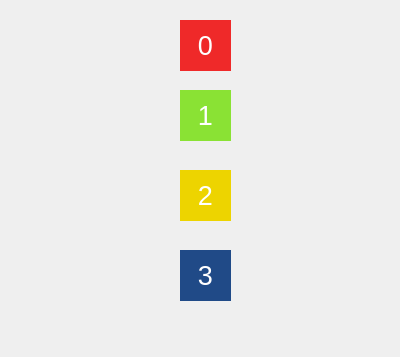
<?xml version="1.0" encoding="UTF-8"?>
<ui version="4.0">
 <class>Form</class>
 <widget class="QWidget" name="Form">
  <property name="geometry">
   <rect>
    <x>0</x>
    <y>0</y>
    <width>400</width>
    <height>357</height>
   </rect>
  </property>
  <property name="windowTitle">
   <string>Form</string>
  </property>
  <widget class="QLabel" name="label">
   <property name="geometry">
    <rect>
     <x>180</x>
     <y>20</y>
     <width>51</width>
     <height>51</height>
    </rect>
   </property>
   <property name="palette">
    <palette>
     <active>
      <colorrole role="WindowText">
       <brush brushstyle="SolidPattern">
        <color alpha="255">
         <red>0</red>
         <green>0</green>
         <blue>0</blue>
        </color>
       </brush>
      </colorrole>
      <colorrole role="Button">
       <brush brushstyle="SolidPattern">
        <color alpha="255">
         <red>239</red>
         <green>41</green>
         <blue>41</blue>
        </color>
       </brush>
      </colorrole>
      <colorrole role="Light">
       <brush brushstyle="SolidPattern">
        <color alpha="255">
         <red>255</red>
         <green>147</green>
         <blue>147</blue>
        </color>
       </brush>
      </colorrole>
      <colorrole role="Midlight">
       <brush brushstyle="SolidPattern">
        <color alpha="255">
         <red>247</red>
         <green>94</green>
         <blue>94</blue>
        </color>
       </brush>
      </colorrole>
      <colorrole role="Dark">
       <brush brushstyle="SolidPattern">
        <color alpha="255">
         <red>119</red>
         <green>20</green>
         <blue>20</blue>
        </color>
       </brush>
      </colorrole>
      <colorrole role="Mid">
       <brush brushstyle="SolidPattern">
        <color alpha="255">
         <red>159</red>
         <green>27</green>
         <blue>27</blue>
        </color>
       </brush>
      </colorrole>
      <colorrole role="Text">
       <brush brushstyle="SolidPattern">
        <color alpha="255">
         <red>0</red>
         <green>0</green>
         <blue>0</blue>
        </color>
       </brush>
      </colorrole>
      <colorrole role="BrightText">
       <brush brushstyle="SolidPattern">
        <color alpha="255">
         <red>255</red>
         <green>255</green>
         <blue>255</blue>
        </color>
       </brush>
      </colorrole>
      <colorrole role="ButtonText">
       <brush brushstyle="SolidPattern">
        <color alpha="255">
         <red>0</red>
         <green>0</green>
         <blue>0</blue>
        </color>
       </brush>
      </colorrole>
      <colorrole role="Base">
       <brush brushstyle="SolidPattern">
        <color alpha="255">
         <red>255</red>
         <green>255</green>
         <blue>255</blue>
        </color>
       </brush>
      </colorrole>
      <colorrole role="Window">
       <brush brushstyle="SolidPattern">
        <color alpha="255">
         <red>239</red>
         <green>41</green>
         <blue>41</blue>
        </color>
       </brush>
      </colorrole>
      <colorrole role="Shadow">
       <brush brushstyle="SolidPattern">
        <color alpha="255">
         <red>0</red>
         <green>0</green>
         <blue>0</blue>
        </color>
       </brush>
      </colorrole>
      <colorrole role="AlternateBase">
       <brush brushstyle="SolidPattern">
        <color alpha="255">
         <red>247</red>
         <green>148</green>
         <blue>148</blue>
        </color>
       </brush>
      </colorrole>
      <colorrole role="ToolTipBase">
       <brush brushstyle="SolidPattern">
        <color alpha="255">
         <red>255</red>
         <green>255</green>
         <blue>220</blue>
        </color>
       </brush>
      </colorrole>
      <colorrole role="ToolTipText">
       <brush brushstyle="SolidPattern">
        <color alpha="255">
         <red>0</red>
         <green>0</green>
         <blue>0</blue>
        </color>
       </brush>
      </colorrole>
      <colorrole role="PlaceholderText">
       <brush brushstyle="SolidPattern">
        <color alpha="128">
         <red>0</red>
         <green>0</green>
         <blue>0</blue>
        </color>
       </brush>
      </colorrole>
     </active>
     <inactive>
      <colorrole role="WindowText">
       <brush brushstyle="SolidPattern">
        <color alpha="255">
         <red>0</red>
         <green>0</green>
         <blue>0</blue>
        </color>
       </brush>
      </colorrole>
      <colorrole role="Button">
       <brush brushstyle="SolidPattern">
        <color alpha="255">
         <red>239</red>
         <green>41</green>
         <blue>41</blue>
        </color>
       </brush>
      </colorrole>
      <colorrole role="Light">
       <brush brushstyle="SolidPattern">
        <color alpha="255">
         <red>255</red>
         <green>147</green>
         <blue>147</blue>
        </color>
       </brush>
      </colorrole>
      <colorrole role="Midlight">
       <brush brushstyle="SolidPattern">
        <color alpha="255">
         <red>247</red>
         <green>94</green>
         <blue>94</blue>
        </color>
       </brush>
      </colorrole>
      <colorrole role="Dark">
       <brush brushstyle="SolidPattern">
        <color alpha="255">
         <red>119</red>
         <green>20</green>
         <blue>20</blue>
        </color>
       </brush>
      </colorrole>
      <colorrole role="Mid">
       <brush brushstyle="SolidPattern">
        <color alpha="255">
         <red>159</red>
         <green>27</green>
         <blue>27</blue>
        </color>
       </brush>
      </colorrole>
      <colorrole role="Text">
       <brush brushstyle="SolidPattern">
        <color alpha="255">
         <red>0</red>
         <green>0</green>
         <blue>0</blue>
        </color>
       </brush>
      </colorrole>
      <colorrole role="BrightText">
       <brush brushstyle="SolidPattern">
        <color alpha="255">
         <red>255</red>
         <green>255</green>
         <blue>255</blue>
        </color>
       </brush>
      </colorrole>
      <colorrole role="ButtonText">
       <brush brushstyle="SolidPattern">
        <color alpha="255">
         <red>0</red>
         <green>0</green>
         <blue>0</blue>
        </color>
       </brush>
      </colorrole>
      <colorrole role="Base">
       <brush brushstyle="SolidPattern">
        <color alpha="255">
         <red>255</red>
         <green>255</green>
         <blue>255</blue>
        </color>
       </brush>
      </colorrole>
      <colorrole role="Window">
       <brush brushstyle="SolidPattern">
        <color alpha="255">
         <red>239</red>
         <green>41</green>
         <blue>41</blue>
        </color>
       </brush>
      </colorrole>
      <colorrole role="Shadow">
       <brush brushstyle="SolidPattern">
        <color alpha="255">
         <red>0</red>
         <green>0</green>
         <blue>0</blue>
        </color>
       </brush>
      </colorrole>
      <colorrole role="AlternateBase">
       <brush brushstyle="SolidPattern">
        <color alpha="255">
         <red>247</red>
         <green>148</green>
         <blue>148</blue>
        </color>
       </brush>
      </colorrole>
      <colorrole role="ToolTipBase">
       <brush brushstyle="SolidPattern">
        <color alpha="255">
         <red>255</red>
         <green>255</green>
         <blue>220</blue>
        </color>
       </brush>
      </colorrole>
      <colorrole role="ToolTipText">
       <brush brushstyle="SolidPattern">
        <color alpha="255">
         <red>0</red>
         <green>0</green>
         <blue>0</blue>
        </color>
       </brush>
      </colorrole>
      <colorrole role="PlaceholderText">
       <brush brushstyle="SolidPattern">
        <color alpha="128">
         <red>0</red>
         <green>0</green>
         <blue>0</blue>
        </color>
       </brush>
      </colorrole>
     </inactive>
     <disabled>
      <colorrole role="WindowText">
       <brush brushstyle="SolidPattern">
        <color alpha="255">
         <red>119</red>
         <green>20</green>
         <blue>20</blue>
        </color>
       </brush>
      </colorrole>
      <colorrole role="Button">
       <brush brushstyle="SolidPattern">
        <color alpha="255">
         <red>239</red>
         <green>41</green>
         <blue>41</blue>
        </color>
       </brush>
      </colorrole>
      <colorrole role="Light">
       <brush brushstyle="SolidPattern">
        <color alpha="255">
         <red>255</red>
         <green>147</green>
         <blue>147</blue>
        </color>
       </brush>
      </colorrole>
      <colorrole role="Midlight">
       <brush brushstyle="SolidPattern">
        <color alpha="255">
         <red>247</red>
         <green>94</green>
         <blue>94</blue>
        </color>
       </brush>
      </colorrole>
      <colorrole role="Dark">
       <brush brushstyle="SolidPattern">
        <color alpha="255">
         <red>119</red>
         <green>20</green>
         <blue>20</blue>
        </color>
       </brush>
      </colorrole>
      <colorrole role="Mid">
       <brush brushstyle="SolidPattern">
        <color alpha="255">
         <red>159</red>
         <green>27</green>
         <blue>27</blue>
        </color>
       </brush>
      </colorrole>
      <colorrole role="Text">
       <brush brushstyle="SolidPattern">
        <color alpha="255">
         <red>119</red>
         <green>20</green>
         <blue>20</blue>
        </color>
       </brush>
      </colorrole>
      <colorrole role="BrightText">
       <brush brushstyle="SolidPattern">
        <color alpha="255">
         <red>255</red>
         <green>255</green>
         <blue>255</blue>
        </color>
       </brush>
      </colorrole>
      <colorrole role="ButtonText">
       <brush brushstyle="SolidPattern">
        <color alpha="255">
         <red>119</red>
         <green>20</green>
         <blue>20</blue>
        </color>
       </brush>
      </colorrole>
      <colorrole role="Base">
       <brush brushstyle="SolidPattern">
        <color alpha="255">
         <red>239</red>
         <green>41</green>
         <blue>41</blue>
        </color>
       </brush>
      </colorrole>
      <colorrole role="Window">
       <brush brushstyle="SolidPattern">
        <color alpha="255">
         <red>239</red>
         <green>41</green>
         <blue>41</blue>
        </color>
       </brush>
      </colorrole>
      <colorrole role="Shadow">
       <brush brushstyle="SolidPattern">
        <color alpha="255">
         <red>0</red>
         <green>0</green>
         <blue>0</blue>
        </color>
       </brush>
      </colorrole>
      <colorrole role="AlternateBase">
       <brush brushstyle="SolidPattern">
        <color alpha="255">
         <red>239</red>
         <green>41</green>
         <blue>41</blue>
        </color>
       </brush>
      </colorrole>
      <colorrole role="ToolTipBase">
       <brush brushstyle="SolidPattern">
        <color alpha="255">
         <red>255</red>
         <green>255</green>
         <blue>220</blue>
        </color>
       </brush>
      </colorrole>
      <colorrole role="ToolTipText">
       <brush brushstyle="SolidPattern">
        <color alpha="255">
         <red>0</red>
         <green>0</green>
         <blue>0</blue>
        </color>
       </brush>
      </colorrole>
      <colorrole role="PlaceholderText">
       <brush brushstyle="SolidPattern">
        <color alpha="128">
         <red>0</red>
         <green>0</green>
         <blue>0</blue>
        </color>
       </brush>
      </colorrole>
     </disabled>
    </palette>
   </property>
   <property name="autoFillBackground">
    <bool>true</bool>
   </property>
   <property name="text">
    <string>&lt;html&gt;&lt;head/&gt;&lt;body&gt;&lt;p align=&quot;center&quot;&gt;&lt;span style=&quot; font-size:20pt; color:#ffffff;&quot;&gt;0&lt;/span&gt;&lt;/p&gt;&lt;/body&gt;&lt;/html&gt;</string>
   </property>
  </widget>
  <widget class="QLabel" name="label_2">
   <property name="geometry">
    <rect>
     <x>180</x>
     <y>90</y>
     <width>51</width>
     <height>51</height>
    </rect>
   </property>
   <property name="palette">
    <palette>
     <active>
      <colorrole role="WindowText">
       <brush brushstyle="SolidPattern">
        <color alpha="255">
         <red>0</red>
         <green>0</green>
         <blue>0</blue>
        </color>
       </brush>
      </colorrole>
      <colorrole role="Button">
       <brush brushstyle="SolidPattern">
        <color alpha="255">
         <red>138</red>
         <green>226</green>
         <blue>52</blue>
        </color>
       </brush>
      </colorrole>
      <colorrole role="Light">
       <brush brushstyle="SolidPattern">
        <color alpha="255">
         <red>198</red>
         <green>255</green>
         <blue>143</blue>
        </color>
       </brush>
      </colorrole>
      <colorrole role="Midlight">
       <brush brushstyle="SolidPattern">
        <color alpha="255">
         <red>168</red>
         <green>240</green>
         <blue>97</blue>
        </color>
       </brush>
      </colorrole>
      <colorrole role="Dark">
       <brush brushstyle="SolidPattern">
        <color alpha="255">
         <red>69</red>
         <green>113</green>
         <blue>26</blue>
        </color>
       </brush>
      </colorrole>
      <colorrole role="Mid">
       <brush brushstyle="SolidPattern">
        <color alpha="255">
         <red>92</red>
         <green>151</green>
         <blue>34</blue>
        </color>
       </brush>
      </colorrole>
      <colorrole role="Text">
       <brush brushstyle="SolidPattern">
        <color alpha="255">
         <red>0</red>
         <green>0</green>
         <blue>0</blue>
        </color>
       </brush>
      </colorrole>
      <colorrole role="BrightText">
       <brush brushstyle="SolidPattern">
        <color alpha="255">
         <red>255</red>
         <green>255</green>
         <blue>255</blue>
        </color>
       </brush>
      </colorrole>
      <colorrole role="ButtonText">
       <brush brushstyle="SolidPattern">
        <color alpha="255">
         <red>0</red>
         <green>0</green>
         <blue>0</blue>
        </color>
       </brush>
      </colorrole>
      <colorrole role="Base">
       <brush brushstyle="SolidPattern">
        <color alpha="255">
         <red>255</red>
         <green>255</green>
         <blue>255</blue>
        </color>
       </brush>
      </colorrole>
      <colorrole role="Window">
       <brush brushstyle="SolidPattern">
        <color alpha="255">
         <red>138</red>
         <green>226</green>
         <blue>52</blue>
        </color>
       </brush>
      </colorrole>
      <colorrole role="Shadow">
       <brush brushstyle="SolidPattern">
        <color alpha="255">
         <red>0</red>
         <green>0</green>
         <blue>0</blue>
        </color>
       </brush>
      </colorrole>
      <colorrole role="AlternateBase">
       <brush brushstyle="SolidPattern">
        <color alpha="255">
         <red>196</red>
         <green>240</green>
         <blue>153</blue>
        </color>
       </brush>
      </colorrole>
      <colorrole role="ToolTipBase">
       <brush brushstyle="SolidPattern">
        <color alpha="255">
         <red>255</red>
         <green>255</green>
         <blue>220</blue>
        </color>
       </brush>
      </colorrole>
      <colorrole role="ToolTipText">
       <brush brushstyle="SolidPattern">
        <color alpha="255">
         <red>0</red>
         <green>0</green>
         <blue>0</blue>
        </color>
       </brush>
      </colorrole>
      <colorrole role="PlaceholderText">
       <brush brushstyle="SolidPattern">
        <color alpha="128">
         <red>0</red>
         <green>0</green>
         <blue>0</blue>
        </color>
       </brush>
      </colorrole>
     </active>
     <inactive>
      <colorrole role="WindowText">
       <brush brushstyle="SolidPattern">
        <color alpha="255">
         <red>0</red>
         <green>0</green>
         <blue>0</blue>
        </color>
       </brush>
      </colorrole>
      <colorrole role="Button">
       <brush brushstyle="SolidPattern">
        <color alpha="255">
         <red>138</red>
         <green>226</green>
         <blue>52</blue>
        </color>
       </brush>
      </colorrole>
      <colorrole role="Light">
       <brush brushstyle="SolidPattern">
        <color alpha="255">
         <red>198</red>
         <green>255</green>
         <blue>143</blue>
        </color>
       </brush>
      </colorrole>
      <colorrole role="Midlight">
       <brush brushstyle="SolidPattern">
        <color alpha="255">
         <red>168</red>
         <green>240</green>
         <blue>97</blue>
        </color>
       </brush>
      </colorrole>
      <colorrole role="Dark">
       <brush brushstyle="SolidPattern">
        <color alpha="255">
         <red>69</red>
         <green>113</green>
         <blue>26</blue>
        </color>
       </brush>
      </colorrole>
      <colorrole role="Mid">
       <brush brushstyle="SolidPattern">
        <color alpha="255">
         <red>92</red>
         <green>151</green>
         <blue>34</blue>
        </color>
       </brush>
      </colorrole>
      <colorrole role="Text">
       <brush brushstyle="SolidPattern">
        <color alpha="255">
         <red>0</red>
         <green>0</green>
         <blue>0</blue>
        </color>
       </brush>
      </colorrole>
      <colorrole role="BrightText">
       <brush brushstyle="SolidPattern">
        <color alpha="255">
         <red>255</red>
         <green>255</green>
         <blue>255</blue>
        </color>
       </brush>
      </colorrole>
      <colorrole role="ButtonText">
       <brush brushstyle="SolidPattern">
        <color alpha="255">
         <red>0</red>
         <green>0</green>
         <blue>0</blue>
        </color>
       </brush>
      </colorrole>
      <colorrole role="Base">
       <brush brushstyle="SolidPattern">
        <color alpha="255">
         <red>255</red>
         <green>255</green>
         <blue>255</blue>
        </color>
       </brush>
      </colorrole>
      <colorrole role="Window">
       <brush brushstyle="SolidPattern">
        <color alpha="255">
         <red>138</red>
         <green>226</green>
         <blue>52</blue>
        </color>
       </brush>
      </colorrole>
      <colorrole role="Shadow">
       <brush brushstyle="SolidPattern">
        <color alpha="255">
         <red>0</red>
         <green>0</green>
         <blue>0</blue>
        </color>
       </brush>
      </colorrole>
      <colorrole role="AlternateBase">
       <brush brushstyle="SolidPattern">
        <color alpha="255">
         <red>196</red>
         <green>240</green>
         <blue>153</blue>
        </color>
       </brush>
      </colorrole>
      <colorrole role="ToolTipBase">
       <brush brushstyle="SolidPattern">
        <color alpha="255">
         <red>255</red>
         <green>255</green>
         <blue>220</blue>
        </color>
       </brush>
      </colorrole>
      <colorrole role="ToolTipText">
       <brush brushstyle="SolidPattern">
        <color alpha="255">
         <red>0</red>
         <green>0</green>
         <blue>0</blue>
        </color>
       </brush>
      </colorrole>
      <colorrole role="PlaceholderText">
       <brush brushstyle="SolidPattern">
        <color alpha="128">
         <red>0</red>
         <green>0</green>
         <blue>0</blue>
        </color>
       </brush>
      </colorrole>
     </inactive>
     <disabled>
      <colorrole role="WindowText">
       <brush brushstyle="SolidPattern">
        <color alpha="255">
         <red>69</red>
         <green>113</green>
         <blue>26</blue>
        </color>
       </brush>
      </colorrole>
      <colorrole role="Button">
       <brush brushstyle="SolidPattern">
        <color alpha="255">
         <red>138</red>
         <green>226</green>
         <blue>52</blue>
        </color>
       </brush>
      </colorrole>
      <colorrole role="Light">
       <brush brushstyle="SolidPattern">
        <color alpha="255">
         <red>198</red>
         <green>255</green>
         <blue>143</blue>
        </color>
       </brush>
      </colorrole>
      <colorrole role="Midlight">
       <brush brushstyle="SolidPattern">
        <color alpha="255">
         <red>168</red>
         <green>240</green>
         <blue>97</blue>
        </color>
       </brush>
      </colorrole>
      <colorrole role="Dark">
       <brush brushstyle="SolidPattern">
        <color alpha="255">
         <red>69</red>
         <green>113</green>
         <blue>26</blue>
        </color>
       </brush>
      </colorrole>
      <colorrole role="Mid">
       <brush brushstyle="SolidPattern">
        <color alpha="255">
         <red>92</red>
         <green>151</green>
         <blue>34</blue>
        </color>
       </brush>
      </colorrole>
      <colorrole role="Text">
       <brush brushstyle="SolidPattern">
        <color alpha="255">
         <red>69</red>
         <green>113</green>
         <blue>26</blue>
        </color>
       </brush>
      </colorrole>
      <colorrole role="BrightText">
       <brush brushstyle="SolidPattern">
        <color alpha="255">
         <red>255</red>
         <green>255</green>
         <blue>255</blue>
        </color>
       </brush>
      </colorrole>
      <colorrole role="ButtonText">
       <brush brushstyle="SolidPattern">
        <color alpha="255">
         <red>69</red>
         <green>113</green>
         <blue>26</blue>
        </color>
       </brush>
      </colorrole>
      <colorrole role="Base">
       <brush brushstyle="SolidPattern">
        <color alpha="255">
         <red>138</red>
         <green>226</green>
         <blue>52</blue>
        </color>
       </brush>
      </colorrole>
      <colorrole role="Window">
       <brush brushstyle="SolidPattern">
        <color alpha="255">
         <red>138</red>
         <green>226</green>
         <blue>52</blue>
        </color>
       </brush>
      </colorrole>
      <colorrole role="Shadow">
       <brush brushstyle="SolidPattern">
        <color alpha="255">
         <red>0</red>
         <green>0</green>
         <blue>0</blue>
        </color>
       </brush>
      </colorrole>
      <colorrole role="AlternateBase">
       <brush brushstyle="SolidPattern">
        <color alpha="255">
         <red>138</red>
         <green>226</green>
         <blue>52</blue>
        </color>
       </brush>
      </colorrole>
      <colorrole role="ToolTipBase">
       <brush brushstyle="SolidPattern">
        <color alpha="255">
         <red>255</red>
         <green>255</green>
         <blue>220</blue>
        </color>
       </brush>
      </colorrole>
      <colorrole role="ToolTipText">
       <brush brushstyle="SolidPattern">
        <color alpha="255">
         <red>0</red>
         <green>0</green>
         <blue>0</blue>
        </color>
       </brush>
      </colorrole>
      <colorrole role="PlaceholderText">
       <brush brushstyle="SolidPattern">
        <color alpha="128">
         <red>0</red>
         <green>0</green>
         <blue>0</blue>
        </color>
       </brush>
      </colorrole>
     </disabled>
    </palette>
   </property>
   <property name="autoFillBackground">
    <bool>true</bool>
   </property>
   <property name="text">
    <string>&lt;html&gt;&lt;head/&gt;&lt;body&gt;&lt;p align=&quot;center&quot;&gt;&lt;span style=&quot; font-size:20pt; color:#ffffff;&quot;&gt;1&lt;/span&gt;&lt;/p&gt;&lt;/body&gt;&lt;/html&gt;</string>
   </property>
  </widget>
  <widget class="QLabel" name="label_3">
   <property name="geometry">
    <rect>
     <x>180</x>
     <y>170</y>
     <width>51</width>
     <height>51</height>
    </rect>
   </property>
   <property name="palette">
    <palette>
     <active>
      <colorrole role="WindowText">
       <brush brushstyle="SolidPattern">
        <color alpha="255">
         <red>0</red>
         <green>0</green>
         <blue>0</blue>
        </color>
       </brush>
      </colorrole>
      <colorrole role="Button">
       <brush brushstyle="SolidPattern">
        <color alpha="255">
         <red>237</red>
         <green>212</green>
         <blue>0</blue>
        </color>
       </brush>
      </colorrole>
      <colorrole role="Light">
       <brush brushstyle="SolidPattern">
        <color alpha="255">
         <red>255</red>
         <green>239</green>
         <blue>100</blue>
        </color>
       </brush>
      </colorrole>
      <colorrole role="Midlight">
       <brush brushstyle="SolidPattern">
        <color alpha="255">
         <red>246</red>
         <green>225</green>
         <blue>50</blue>
        </color>
       </brush>
      </colorrole>
      <colorrole role="Dark">
       <brush brushstyle="SolidPattern">
        <color alpha="255">
         <red>118</red>
         <green>106</green>
         <blue>0</blue>
        </color>
       </brush>
      </colorrole>
      <colorrole role="Mid">
       <brush brushstyle="SolidPattern">
        <color alpha="255">
         <red>158</red>
         <green>141</green>
         <blue>0</blue>
        </color>
       </brush>
      </colorrole>
      <colorrole role="Text">
       <brush brushstyle="SolidPattern">
        <color alpha="255">
         <red>0</red>
         <green>0</green>
         <blue>0</blue>
        </color>
       </brush>
      </colorrole>
      <colorrole role="BrightText">
       <brush brushstyle="SolidPattern">
        <color alpha="255">
         <red>255</red>
         <green>255</green>
         <blue>255</blue>
        </color>
       </brush>
      </colorrole>
      <colorrole role="ButtonText">
       <brush brushstyle="SolidPattern">
        <color alpha="255">
         <red>0</red>
         <green>0</green>
         <blue>0</blue>
        </color>
       </brush>
      </colorrole>
      <colorrole role="Base">
       <brush brushstyle="SolidPattern">
        <color alpha="255">
         <red>255</red>
         <green>255</green>
         <blue>255</blue>
        </color>
       </brush>
      </colorrole>
      <colorrole role="Window">
       <brush brushstyle="SolidPattern">
        <color alpha="255">
         <red>237</red>
         <green>212</green>
         <blue>0</blue>
        </color>
       </brush>
      </colorrole>
      <colorrole role="Shadow">
       <brush brushstyle="SolidPattern">
        <color alpha="255">
         <red>0</red>
         <green>0</green>
         <blue>0</blue>
        </color>
       </brush>
      </colorrole>
      <colorrole role="AlternateBase">
       <brush brushstyle="SolidPattern">
        <color alpha="255">
         <red>246</red>
         <green>233</green>
         <blue>127</blue>
        </color>
       </brush>
      </colorrole>
      <colorrole role="ToolTipBase">
       <brush brushstyle="SolidPattern">
        <color alpha="255">
         <red>255</red>
         <green>255</green>
         <blue>220</blue>
        </color>
       </brush>
      </colorrole>
      <colorrole role="ToolTipText">
       <brush brushstyle="SolidPattern">
        <color alpha="255">
         <red>0</red>
         <green>0</green>
         <blue>0</blue>
        </color>
       </brush>
      </colorrole>
      <colorrole role="PlaceholderText">
       <brush brushstyle="SolidPattern">
        <color alpha="128">
         <red>0</red>
         <green>0</green>
         <blue>0</blue>
        </color>
       </brush>
      </colorrole>
     </active>
     <inactive>
      <colorrole role="WindowText">
       <brush brushstyle="SolidPattern">
        <color alpha="255">
         <red>0</red>
         <green>0</green>
         <blue>0</blue>
        </color>
       </brush>
      </colorrole>
      <colorrole role="Button">
       <brush brushstyle="SolidPattern">
        <color alpha="255">
         <red>237</red>
         <green>212</green>
         <blue>0</blue>
        </color>
       </brush>
      </colorrole>
      <colorrole role="Light">
       <brush brushstyle="SolidPattern">
        <color alpha="255">
         <red>255</red>
         <green>239</green>
         <blue>100</blue>
        </color>
       </brush>
      </colorrole>
      <colorrole role="Midlight">
       <brush brushstyle="SolidPattern">
        <color alpha="255">
         <red>246</red>
         <green>225</green>
         <blue>50</blue>
        </color>
       </brush>
      </colorrole>
      <colorrole role="Dark">
       <brush brushstyle="SolidPattern">
        <color alpha="255">
         <red>118</red>
         <green>106</green>
         <blue>0</blue>
        </color>
       </brush>
      </colorrole>
      <colorrole role="Mid">
       <brush brushstyle="SolidPattern">
        <color alpha="255">
         <red>158</red>
         <green>141</green>
         <blue>0</blue>
        </color>
       </brush>
      </colorrole>
      <colorrole role="Text">
       <brush brushstyle="SolidPattern">
        <color alpha="255">
         <red>0</red>
         <green>0</green>
         <blue>0</blue>
        </color>
       </brush>
      </colorrole>
      <colorrole role="BrightText">
       <brush brushstyle="SolidPattern">
        <color alpha="255">
         <red>255</red>
         <green>255</green>
         <blue>255</blue>
        </color>
       </brush>
      </colorrole>
      <colorrole role="ButtonText">
       <brush brushstyle="SolidPattern">
        <color alpha="255">
         <red>0</red>
         <green>0</green>
         <blue>0</blue>
        </color>
       </brush>
      </colorrole>
      <colorrole role="Base">
       <brush brushstyle="SolidPattern">
        <color alpha="255">
         <red>255</red>
         <green>255</green>
         <blue>255</blue>
        </color>
       </brush>
      </colorrole>
      <colorrole role="Window">
       <brush brushstyle="SolidPattern">
        <color alpha="255">
         <red>237</red>
         <green>212</green>
         <blue>0</blue>
        </color>
       </brush>
      </colorrole>
      <colorrole role="Shadow">
       <brush brushstyle="SolidPattern">
        <color alpha="255">
         <red>0</red>
         <green>0</green>
         <blue>0</blue>
        </color>
       </brush>
      </colorrole>
      <colorrole role="AlternateBase">
       <brush brushstyle="SolidPattern">
        <color alpha="255">
         <red>246</red>
         <green>233</green>
         <blue>127</blue>
        </color>
       </brush>
      </colorrole>
      <colorrole role="ToolTipBase">
       <brush brushstyle="SolidPattern">
        <color alpha="255">
         <red>255</red>
         <green>255</green>
         <blue>220</blue>
        </color>
       </brush>
      </colorrole>
      <colorrole role="ToolTipText">
       <brush brushstyle="SolidPattern">
        <color alpha="255">
         <red>0</red>
         <green>0</green>
         <blue>0</blue>
        </color>
       </brush>
      </colorrole>
      <colorrole role="PlaceholderText">
       <brush brushstyle="SolidPattern">
        <color alpha="128">
         <red>0</red>
         <green>0</green>
         <blue>0</blue>
        </color>
       </brush>
      </colorrole>
     </inactive>
     <disabled>
      <colorrole role="WindowText">
       <brush brushstyle="SolidPattern">
        <color alpha="255">
         <red>118</red>
         <green>106</green>
         <blue>0</blue>
        </color>
       </brush>
      </colorrole>
      <colorrole role="Button">
       <brush brushstyle="SolidPattern">
        <color alpha="255">
         <red>237</red>
         <green>212</green>
         <blue>0</blue>
        </color>
       </brush>
      </colorrole>
      <colorrole role="Light">
       <brush brushstyle="SolidPattern">
        <color alpha="255">
         <red>255</red>
         <green>239</green>
         <blue>100</blue>
        </color>
       </brush>
      </colorrole>
      <colorrole role="Midlight">
       <brush brushstyle="SolidPattern">
        <color alpha="255">
         <red>246</red>
         <green>225</green>
         <blue>50</blue>
        </color>
       </brush>
      </colorrole>
      <colorrole role="Dark">
       <brush brushstyle="SolidPattern">
        <color alpha="255">
         <red>118</red>
         <green>106</green>
         <blue>0</blue>
        </color>
       </brush>
      </colorrole>
      <colorrole role="Mid">
       <brush brushstyle="SolidPattern">
        <color alpha="255">
         <red>158</red>
         <green>141</green>
         <blue>0</blue>
        </color>
       </brush>
      </colorrole>
      <colorrole role="Text">
       <brush brushstyle="SolidPattern">
        <color alpha="255">
         <red>118</red>
         <green>106</green>
         <blue>0</blue>
        </color>
       </brush>
      </colorrole>
      <colorrole role="BrightText">
       <brush brushstyle="SolidPattern">
        <color alpha="255">
         <red>255</red>
         <green>255</green>
         <blue>255</blue>
        </color>
       </brush>
      </colorrole>
      <colorrole role="ButtonText">
       <brush brushstyle="SolidPattern">
        <color alpha="255">
         <red>118</red>
         <green>106</green>
         <blue>0</blue>
        </color>
       </brush>
      </colorrole>
      <colorrole role="Base">
       <brush brushstyle="SolidPattern">
        <color alpha="255">
         <red>237</red>
         <green>212</green>
         <blue>0</blue>
        </color>
       </brush>
      </colorrole>
      <colorrole role="Window">
       <brush brushstyle="SolidPattern">
        <color alpha="255">
         <red>237</red>
         <green>212</green>
         <blue>0</blue>
        </color>
       </brush>
      </colorrole>
      <colorrole role="Shadow">
       <brush brushstyle="SolidPattern">
        <color alpha="255">
         <red>0</red>
         <green>0</green>
         <blue>0</blue>
        </color>
       </brush>
      </colorrole>
      <colorrole role="AlternateBase">
       <brush brushstyle="SolidPattern">
        <color alpha="255">
         <red>237</red>
         <green>212</green>
         <blue>0</blue>
        </color>
       </brush>
      </colorrole>
      <colorrole role="ToolTipBase">
       <brush brushstyle="SolidPattern">
        <color alpha="255">
         <red>255</red>
         <green>255</green>
         <blue>220</blue>
        </color>
       </brush>
      </colorrole>
      <colorrole role="ToolTipText">
       <brush brushstyle="SolidPattern">
        <color alpha="255">
         <red>0</red>
         <green>0</green>
         <blue>0</blue>
        </color>
       </brush>
      </colorrole>
      <colorrole role="PlaceholderText">
       <brush brushstyle="SolidPattern">
        <color alpha="128">
         <red>0</red>
         <green>0</green>
         <blue>0</blue>
        </color>
       </brush>
      </colorrole>
     </disabled>
    </palette>
   </property>
   <property name="autoFillBackground">
    <bool>true</bool>
   </property>
   <property name="text">
    <string>&lt;html&gt;&lt;head/&gt;&lt;body&gt;&lt;p align=&quot;center&quot;&gt;&lt;span style=&quot; font-size:20pt; color:#ffffff;&quot;&gt;2&lt;/span&gt;&lt;/p&gt;&lt;/body&gt;&lt;/html&gt;</string>
   </property>
  </widget>
  <widget class="QLabel" name="label_4">
   <property name="geometry">
    <rect>
     <x>180</x>
     <y>250</y>
     <width>51</width>
     <height>51</height>
    </rect>
   </property>
   <property name="palette">
    <palette>
     <active>
      <colorrole role="WindowText">
       <brush brushstyle="SolidPattern">
        <color alpha="255">
         <red>0</red>
         <green>0</green>
         <blue>0</blue>
        </color>
       </brush>
      </colorrole>
      <colorrole role="Button">
       <brush brushstyle="SolidPattern">
        <color alpha="255">
         <red>32</red>
         <green>74</green>
         <blue>135</blue>
        </color>
       </brush>
      </colorrole>
      <colorrole role="Light">
       <brush brushstyle="SolidPattern">
        <color alpha="255">
         <red>48</red>
         <green>111</green>
         <blue>203</blue>
        </color>
       </brush>
      </colorrole>
      <colorrole role="Midlight">
       <brush brushstyle="SolidPattern">
        <color alpha="255">
         <red>40</red>
         <green>92</green>
         <blue>169</blue>
        </color>
       </brush>
      </colorrole>
      <colorrole role="Dark">
       <brush brushstyle="SolidPattern">
        <color alpha="255">
         <red>16</red>
         <green>37</green>
         <blue>67</blue>
        </color>
       </brush>
      </colorrole>
      <colorrole role="Mid">
       <brush brushstyle="SolidPattern">
        <color alpha="255">
         <red>21</red>
         <green>49</green>
         <blue>90</blue>
        </color>
       </brush>
      </colorrole>
      <colorrole role="Text">
       <brush brushstyle="SolidPattern">
        <color alpha="255">
         <red>0</red>
         <green>0</green>
         <blue>0</blue>
        </color>
       </brush>
      </colorrole>
      <colorrole role="BrightText">
       <brush brushstyle="SolidPattern">
        <color alpha="255">
         <red>255</red>
         <green>255</green>
         <blue>255</blue>
        </color>
       </brush>
      </colorrole>
      <colorrole role="ButtonText">
       <brush brushstyle="SolidPattern">
        <color alpha="255">
         <red>0</red>
         <green>0</green>
         <blue>0</blue>
        </color>
       </brush>
      </colorrole>
      <colorrole role="Base">
       <brush brushstyle="SolidPattern">
        <color alpha="255">
         <red>255</red>
         <green>255</green>
         <blue>255</blue>
        </color>
       </brush>
      </colorrole>
      <colorrole role="Window">
       <brush brushstyle="SolidPattern">
        <color alpha="255">
         <red>32</red>
         <green>74</green>
         <blue>135</blue>
        </color>
       </brush>
      </colorrole>
      <colorrole role="Shadow">
       <brush brushstyle="SolidPattern">
        <color alpha="255">
         <red>0</red>
         <green>0</green>
         <blue>0</blue>
        </color>
       </brush>
      </colorrole>
      <colorrole role="AlternateBase">
       <brush brushstyle="SolidPattern">
        <color alpha="255">
         <red>143</red>
         <green>164</green>
         <blue>195</blue>
        </color>
       </brush>
      </colorrole>
      <colorrole role="ToolTipBase">
       <brush brushstyle="SolidPattern">
        <color alpha="255">
         <red>255</red>
         <green>255</green>
         <blue>220</blue>
        </color>
       </brush>
      </colorrole>
      <colorrole role="ToolTipText">
       <brush brushstyle="SolidPattern">
        <color alpha="255">
         <red>0</red>
         <green>0</green>
         <blue>0</blue>
        </color>
       </brush>
      </colorrole>
      <colorrole role="PlaceholderText">
       <brush brushstyle="SolidPattern">
        <color alpha="128">
         <red>0</red>
         <green>0</green>
         <blue>0</blue>
        </color>
       </brush>
      </colorrole>
     </active>
     <inactive>
      <colorrole role="WindowText">
       <brush brushstyle="SolidPattern">
        <color alpha="255">
         <red>0</red>
         <green>0</green>
         <blue>0</blue>
        </color>
       </brush>
      </colorrole>
      <colorrole role="Button">
       <brush brushstyle="SolidPattern">
        <color alpha="255">
         <red>32</red>
         <green>74</green>
         <blue>135</blue>
        </color>
       </brush>
      </colorrole>
      <colorrole role="Light">
       <brush brushstyle="SolidPattern">
        <color alpha="255">
         <red>48</red>
         <green>111</green>
         <blue>203</blue>
        </color>
       </brush>
      </colorrole>
      <colorrole role="Midlight">
       <brush brushstyle="SolidPattern">
        <color alpha="255">
         <red>40</red>
         <green>92</green>
         <blue>169</blue>
        </color>
       </brush>
      </colorrole>
      <colorrole role="Dark">
       <brush brushstyle="SolidPattern">
        <color alpha="255">
         <red>16</red>
         <green>37</green>
         <blue>67</blue>
        </color>
       </brush>
      </colorrole>
      <colorrole role="Mid">
       <brush brushstyle="SolidPattern">
        <color alpha="255">
         <red>21</red>
         <green>49</green>
         <blue>90</blue>
        </color>
       </brush>
      </colorrole>
      <colorrole role="Text">
       <brush brushstyle="SolidPattern">
        <color alpha="255">
         <red>0</red>
         <green>0</green>
         <blue>0</blue>
        </color>
       </brush>
      </colorrole>
      <colorrole role="BrightText">
       <brush brushstyle="SolidPattern">
        <color alpha="255">
         <red>255</red>
         <green>255</green>
         <blue>255</blue>
        </color>
       </brush>
      </colorrole>
      <colorrole role="ButtonText">
       <brush brushstyle="SolidPattern">
        <color alpha="255">
         <red>0</red>
         <green>0</green>
         <blue>0</blue>
        </color>
       </brush>
      </colorrole>
      <colorrole role="Base">
       <brush brushstyle="SolidPattern">
        <color alpha="255">
         <red>255</red>
         <green>255</green>
         <blue>255</blue>
        </color>
       </brush>
      </colorrole>
      <colorrole role="Window">
       <brush brushstyle="SolidPattern">
        <color alpha="255">
         <red>32</red>
         <green>74</green>
         <blue>135</blue>
        </color>
       </brush>
      </colorrole>
      <colorrole role="Shadow">
       <brush brushstyle="SolidPattern">
        <color alpha="255">
         <red>0</red>
         <green>0</green>
         <blue>0</blue>
        </color>
       </brush>
      </colorrole>
      <colorrole role="AlternateBase">
       <brush brushstyle="SolidPattern">
        <color alpha="255">
         <red>143</red>
         <green>164</green>
         <blue>195</blue>
        </color>
       </brush>
      </colorrole>
      <colorrole role="ToolTipBase">
       <brush brushstyle="SolidPattern">
        <color alpha="255">
         <red>255</red>
         <green>255</green>
         <blue>220</blue>
        </color>
       </brush>
      </colorrole>
      <colorrole role="ToolTipText">
       <brush brushstyle="SolidPattern">
        <color alpha="255">
         <red>0</red>
         <green>0</green>
         <blue>0</blue>
        </color>
       </brush>
      </colorrole>
      <colorrole role="PlaceholderText">
       <brush brushstyle="SolidPattern">
        <color alpha="128">
         <red>0</red>
         <green>0</green>
         <blue>0</blue>
        </color>
       </brush>
      </colorrole>
     </inactive>
     <disabled>
      <colorrole role="WindowText">
       <brush brushstyle="SolidPattern">
        <color alpha="255">
         <red>16</red>
         <green>37</green>
         <blue>67</blue>
        </color>
       </brush>
      </colorrole>
      <colorrole role="Button">
       <brush brushstyle="SolidPattern">
        <color alpha="255">
         <red>32</red>
         <green>74</green>
         <blue>135</blue>
        </color>
       </brush>
      </colorrole>
      <colorrole role="Light">
       <brush brushstyle="SolidPattern">
        <color alpha="255">
         <red>48</red>
         <green>111</green>
         <blue>203</blue>
        </color>
       </brush>
      </colorrole>
      <colorrole role="Midlight">
       <brush brushstyle="SolidPattern">
        <color alpha="255">
         <red>40</red>
         <green>92</green>
         <blue>169</blue>
        </color>
       </brush>
      </colorrole>
      <colorrole role="Dark">
       <brush brushstyle="SolidPattern">
        <color alpha="255">
         <red>16</red>
         <green>37</green>
         <blue>67</blue>
        </color>
       </brush>
      </colorrole>
      <colorrole role="Mid">
       <brush brushstyle="SolidPattern">
        <color alpha="255">
         <red>21</red>
         <green>49</green>
         <blue>90</blue>
        </color>
       </brush>
      </colorrole>
      <colorrole role="Text">
       <brush brushstyle="SolidPattern">
        <color alpha="255">
         <red>16</red>
         <green>37</green>
         <blue>67</blue>
        </color>
       </brush>
      </colorrole>
      <colorrole role="BrightText">
       <brush brushstyle="SolidPattern">
        <color alpha="255">
         <red>255</red>
         <green>255</green>
         <blue>255</blue>
        </color>
       </brush>
      </colorrole>
      <colorrole role="ButtonText">
       <brush brushstyle="SolidPattern">
        <color alpha="255">
         <red>16</red>
         <green>37</green>
         <blue>67</blue>
        </color>
       </brush>
      </colorrole>
      <colorrole role="Base">
       <brush brushstyle="SolidPattern">
        <color alpha="255">
         <red>32</red>
         <green>74</green>
         <blue>135</blue>
        </color>
       </brush>
      </colorrole>
      <colorrole role="Window">
       <brush brushstyle="SolidPattern">
        <color alpha="255">
         <red>32</red>
         <green>74</green>
         <blue>135</blue>
        </color>
       </brush>
      </colorrole>
      <colorrole role="Shadow">
       <brush brushstyle="SolidPattern">
        <color alpha="255">
         <red>0</red>
         <green>0</green>
         <blue>0</blue>
        </color>
       </brush>
      </colorrole>
      <colorrole role="AlternateBase">
       <brush brushstyle="SolidPattern">
        <color alpha="255">
         <red>32</red>
         <green>74</green>
         <blue>135</blue>
        </color>
       </brush>
      </colorrole>
      <colorrole role="ToolTipBase">
       <brush brushstyle="SolidPattern">
        <color alpha="255">
         <red>255</red>
         <green>255</green>
         <blue>220</blue>
        </color>
       </brush>
      </colorrole>
      <colorrole role="ToolTipText">
       <brush brushstyle="SolidPattern">
        <color alpha="255">
         <red>0</red>
         <green>0</green>
         <blue>0</blue>
        </color>
       </brush>
      </colorrole>
      <colorrole role="PlaceholderText">
       <brush brushstyle="SolidPattern">
        <color alpha="128">
         <red>0</red>
         <green>0</green>
         <blue>0</blue>
        </color>
       </brush>
      </colorrole>
     </disabled>
    </palette>
   </property>
   <property name="autoFillBackground">
    <bool>true</bool>
   </property>
   <property name="text">
    <string>&lt;html&gt;&lt;head/&gt;&lt;body&gt;&lt;p align=&quot;center&quot;&gt;&lt;span style=&quot; font-size:20pt; color:#ffffff;&quot;&gt;3&lt;/span&gt;&lt;/p&gt;&lt;/body&gt;&lt;/html&gt;</string>
   </property>
  </widget>
 </widget>
 <resources/>
 <connections/>
</ui>
